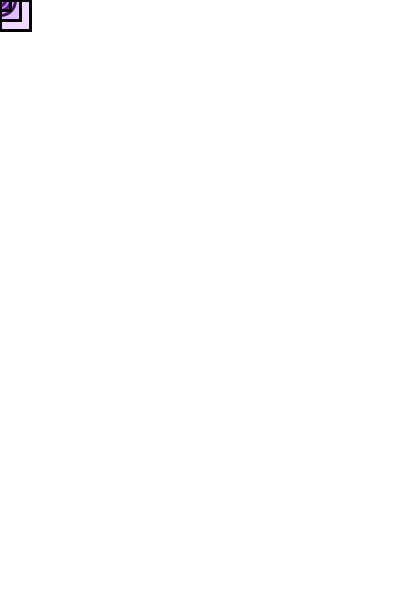
Frame 1 (no input)
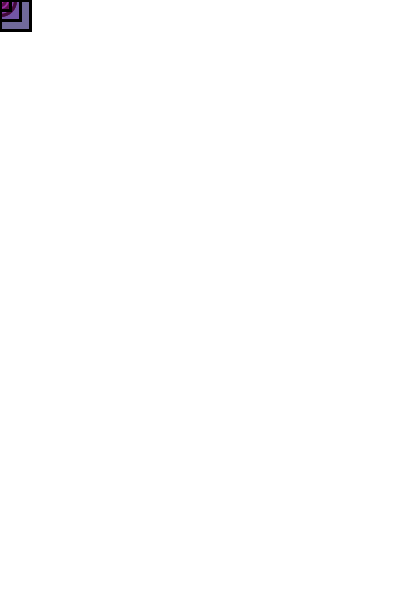
Frame 60 (the mouse pressed at the canvas centre just before this capture)
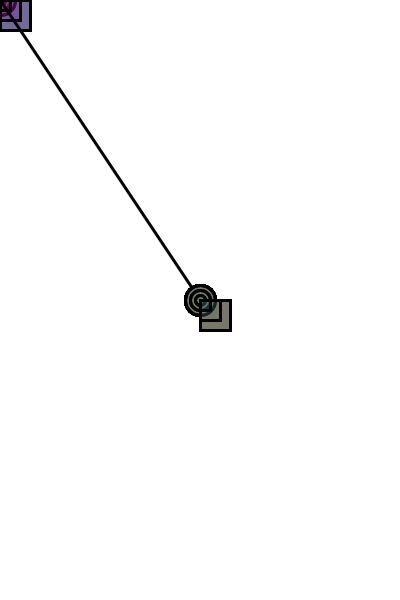
Frame 120 (the mouse held since frame 60 and released just before this capture)

The Processing sketch that drew these frames (run headless with seeded random() and noise(); from frame 60 on, the mouse is pressed at the canvas centre):

// Processing sketch: processing_62454
// ── processing_62454.pde

/**
 
 Beads - Jeff Nyhoff <br/>
 
 Move mouse to draw "glass beads."
 
 */



void setup()
{
  size( 400, 600 );
  background( 255, 255, 255);
  smooth();
  frameRate(10);
}

void draw()
{
  strokeWeight(3);
  fill( random(255), random(255), random(255), 50 );
  line( pmouseX, pmouseY, mouseX, mouseY );
  ellipse( mouseX, mouseY, 30, 30 );
  ellipse( mouseX, mouseY, 20, 20 );
  ellipse( mouseX, mouseY, 10, 10 );
  rect(mouseX, mouseY, 30, 30);
  rect(mouseX, mouseY, 20, 20);
  rect(mouseX, mouseY, 10, 10);
}
